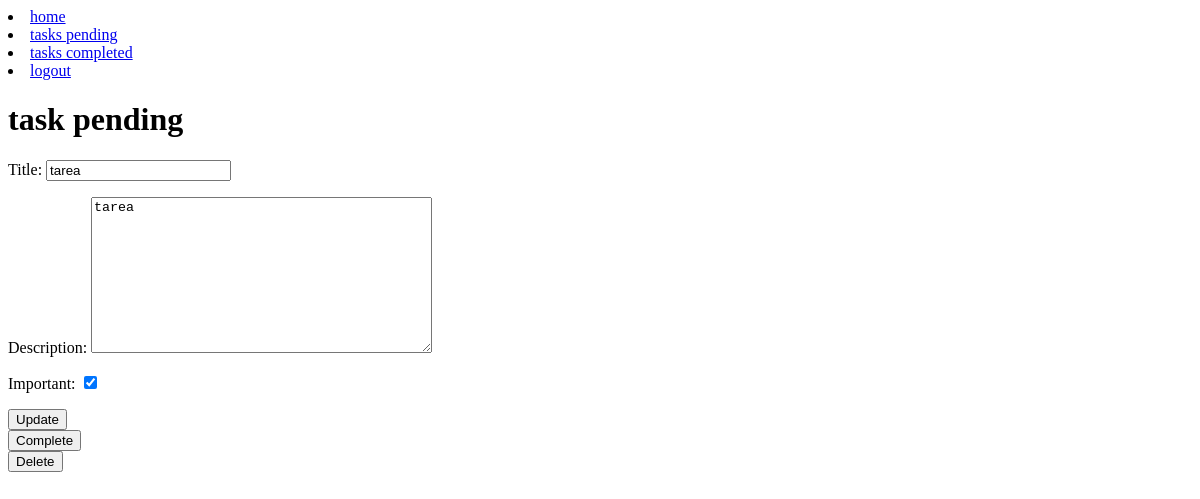
The app's page /tasks/3/ (signed in), older data.
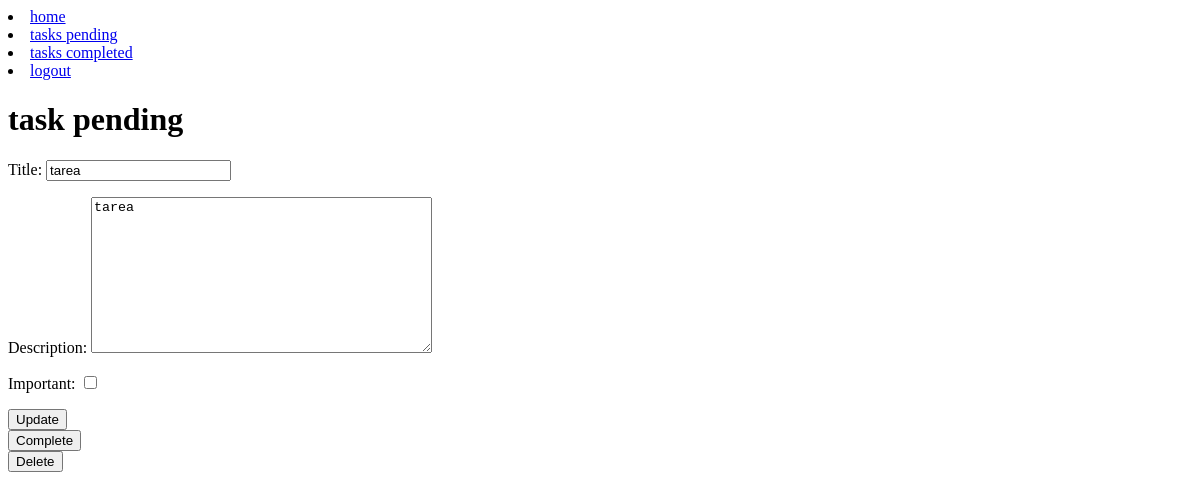
The same page, newer data.
### tasks/models.py (models this page shows, shortened)
class Task(models.Model):
    title = models.CharField(max_length=200)
    description = models.TextField(blank=True)
    created = models.DateTimeField(auto_now_add=True)
    datecompleted = models.DateTimeField(null=True, blank=True)
    important = models.BooleanField(default=False)
    user = models.ForeignKey(User, on_delete=models.CASCADE)

### tasks/views.py (the view, shortened to what this page needs)
# urls.py: path("tasks/<int:id>/", views.task_detail, name="task_detail"),
@login_required
def task_detail(request, id):
    if request.method == "GET":
        task = get_object_or_404(Task, pk=id, user=request.user)
        form = TaskForm(instance=task)
        return render(request, "task_detail.html", {"task": task, "form": form})

### tasks/form.py
class TaskForm(ModelForm):
    class Meta:
        model = Task
        fields = ['title', 'description', 'important']

### tasks/templates/task_detail.html (shortened to what this page needs)
{% extends "layouts/base.html"%}
{% block content%}
<h1>task pending</h1>
<form action="{% url 'task_detail' task.id %}" method="POST">
     {{form.as_p}}
    <button>Update</button>
</form>
<form action="{% url 'complete_task' task.id %}" method="POST">
    <button>Complete</button>
</form>
<form action="{% url 'delete_task' task.id %}"  method="POST">
    <button>Delete</button>
</form>
{% endblock %}

Row changes from the older to the newer data that the page shows:
changed Task "tarea": important "☑" → "☐"
